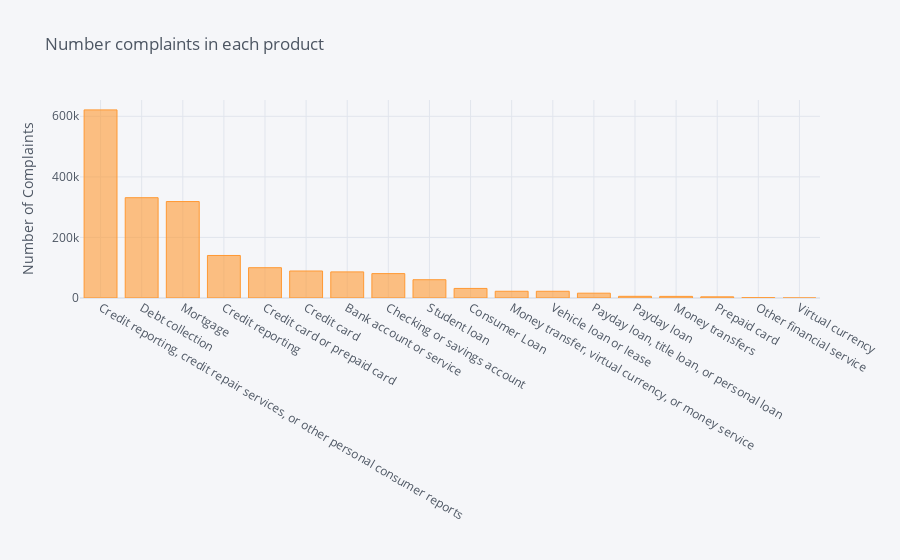

Here is the notebook cell this chart was saved with:
### Code cell
df['Product'].value_counts().sort_values(ascending=False).iplot(kind='bar', yTitle='Number of Complaints', 
                                                                title='Number complaints in each product')

### Figure 1 — Plotly figure (JSON) as saved in the notebook; plotly's stock layout.template omitted (floating-point values rounded to 4 significant figures)
{"data": [{"marker": {"color": "rgba(255, 153, 51, 0.6)", "line": {"color": "rgba(255, 153, 51, 1.0)", "width": 1}}, "name": "Product", "orientation": "v", "text": "", "type": "bar", "x": ["Credit reporting, credit repair services, or other personal consumer reports", "Debt collection", "Mortgage", "Credit reporting", "Credit card or prepaid card", "Credit card", "Bank account or service", "Checking or savings account", "Student loan", "Consumer Loan", "Money transfer, virtual currency, or money service", "Vehicle loan or lease", "Payday loan, title loan, or personal loan", "Payday loan", "Money transfers", "Prepaid card", "Other financial service", "Virtual currency"], "y": [621100, 331226, 318443, 140432, 100076, 89190, 86206, 80518, 60344, 31604, 22252, 22218, 15915, 5543, 5354, 3819, 1059, 18]}], "layout": {"legend": {"bgcolor": "#F5F6F9", "font": {"color": "#4D5663"}}, "paper_bgcolor": "#F5F6F9", "plot_bgcolor": "#F5F6F9", "title": {"font": {"color": "#4D5663"}, "text": "Number complaints in each product"}, "xaxis": {"gridcolor": "#E1E5ED", "showgrid": true, "tickfont": {"color": "#4D5663"}, "title": {"font": {"color": "#4D5663"}, "text": ""}, "zerolinecolor": "#E1E5ED"}, "yaxis": {"gridcolor": "#E1E5ED", "showgrid": true, "tickfont": {"color": "#4D5663"}, "title": {"font": {"color": "#4D5663"}, "text": "Number of Complaints"}, "zerolinecolor": "#E1E5ED"}}}
